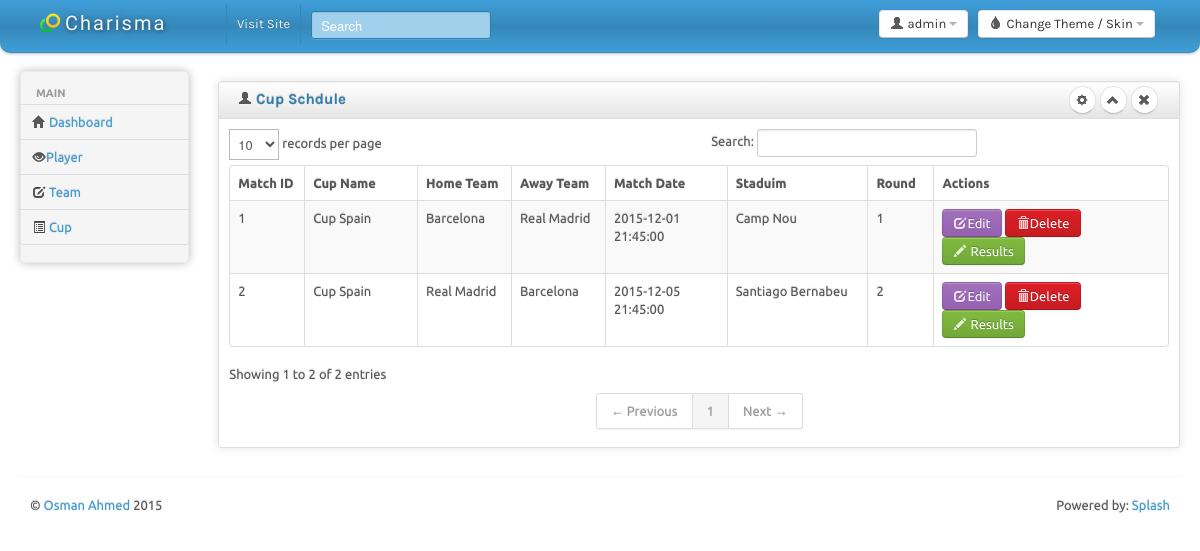
The page /cup/cupschdule.php?ID=1 on the database its author committed.
### tables this page shows
CREATE TABLE IF NOT EXISTS `cup_schdule` (
  `ID` int(10) NOT NULL,
  `CupID` int(5) NOT NULL,
  `Team1ID` int(5) NOT NULL,
  `Team2ID` int(5) NOT NULL,
  `MatchDate` datetime NOT NULL,
  `StaduimID` int(3) NOT NULL,
  `Round` int(2) NOT NULL
);

CREATE TABLE IF NOT EXISTS `cup` (
  `CupID` int(3) NOT NULL,
  `Name` varchar(300) NOT NULL,
  `Start` date NOT NULL,
  `End` date NOT NULL
);

CREATE TABLE IF NOT EXISTS `team` (
  `TeamID` int(5) NOT NULL,
  `Name` varchar(300) NOT NULL,
  `CoachID` int(5) NOT NULL
);

CREATE TABLE IF NOT EXISTS `staduim` (
  `StaduimID` int(3) NOT NULL,
  `Name` varchar(300) NOT NULL
);

### cup/cupschdule.php (the view, shortened to what this page needs)
<?
$CupID = $_GET[ID];
?>
<!DOCTYPE html>
<html lang="en">
<head>
	<link id="bs-css" href="css/bootstrap-cerulean.css" rel="stylesheet">
	<link href="css/bootstrap-responsive.css" rel="stylesheet">
	<link href="css/charisma-app.css" rel="stylesheet">
	<link href="css/jquery-ui-1.8.21.custom.css" rel="stylesheet">
	<link href='css/fullcalendar.css' rel='stylesheet'>
	<link href='css/fullcalendar.print.css' rel='stylesheet'  media='print'>
	<link href='css/chosen.css' rel='stylesheet'>
	<link href='css/uniform.default.css' rel='stylesheet'>
	<link href='css/colorbox.css' rel='stylesheet'>
	<link href='css/jquery.cleditor.css' rel='stylesheet'>
	<link href='css/jquery.noty.css' rel='stylesheet'>
	<link href='css/noty_theme_default.css' rel='stylesheet'>
	<link href='css/elfinder.min.css' rel='stylesheet'>
	<link href='css/elfinder.theme.css' rel='stylesheet'>
	<link href='css/jquery.iphone.toggle.css' rel='stylesheet'>
	<link href='css/opa-icons.css' rel='stylesheet'>
	<link href='css/uploadify.css' rel='stylesheet'>
</head>
<body>
	<div class="navbar">
		<div class="navbar-inner">
			<div class="container-fluid">
				<a class="brand" href="index.html"> <img alt="Charisma Logo" src="img/logo20.png" /> <span>Charisma</span></a>
				<div class="btn-group pull-right theme-container" >
					<a class="btn dropdown-toggle" data-toggle="dropdown" href="#">
						<i class="icon-tint"></i><span class="hidden-phone"> Change Theme / Skin</span>
						<span class="caret"></span>
					</a>
				</div>
				<div class="btn-group pull-right" >
					<a class="btn dropdown-toggle" data-toggle="dropdown" href="#">
						<i class="icon-user"></i><span class="hidden-phone"> admin</span>
						<span class="caret"></span>
					</a>
				</div>
				<div class="top-nav nav-collapse">
					<ul class="nav">
						<li><a href="#">Visit Site</a></li>
						<li>
							<form class="navbar-search pull-left">
								<input placeholder="Search" class="search-query span2" name="query" type="text">
							</form>
						</li>
					</ul>
				</div>
			</div>
		</div>
	</div>
		<div class="container-fluid">
		<div class="row-fluid">
			<div class="span2 main-menu-span">
				<div class="well nav-collapse sidebar-nav">
        		<? require_once "rightmenu.php"; ?>
				</div>
			</div>
                <div id="content" class="span10">
<div class="row-fluid sortable">
<div class="box span12">
<div class="box-header well" data-original-title>
<h2><i class="icon-user"></i> Cup Schdule</h2>
<div class="box-icon">
<a href="AddMatch.php?ID=<? echo $CupID; ?>" class="btn btn-round"><i class="icon-cog"></i></a>
<a href="#" class="btn btn-minimize btn-round"><i class="icon-chevron-up"></i></a>
<a href="#" class="btn btn-close btn-round"><i class="icon-remove"></i></a>
</div>
</div>
<div class="box-content">
<table class="table table-striped table-bordered bootstrap-datatable datatable">
<thead>
<tr>
<th width="8%">Match ID</th>
<th width="12%">Cup Name</th>
<th width="10%">Home Team</th>
<th width="10%">Away Team</th>
<th width="13%">Match Date</th>
<th width="15%">Staduim</th>
<th width="7%">Round</th>
<th width="25%">Actions</th>
</tr>
</thead>
<tbody>
<?
$GetCupSchdule = mysql_query("SELECT cup_schdule.ID AS MatchID,
       cup_schdule.CupID AS CupID,
       cup.Name AS CupName,
       cup_schdule.Team1ID AS Team1ID,
       team.Name AS Team1Name,
       cup_schdule.Team2ID AS Team2ID,
       team_1.Name AS Team2Name,
       cup_schdule.MatchDate AS MatchDate,
       cup_schdule.StaduimID AS StaduimID,
       staduim.Name AS StaduimName,
       cup_schdule.Round AS CupRound
  FROM (((cup_schdule cup_schdule
          INNER JOIN team team_1 ON (cup_schdule.Team2ID = team_1.TeamID))
         INNER JOIN cup cup ON (cup_schdule.CupID = cup.CupID))
        INNER JOIN team team ON (cup_schdule.Team1ID = team.TeamID))
       INNER JOIN staduim staduim
          ON (cup_schdule.StaduimID = staduim.StaduimID)
where cup_schdule.CupID = '$CupID'
ORDER BY MatchDate ASC");
while($GetCupSchduleFetch = mysql_fetch_array($GetCupSchdule)){
?>
    <tr>
    <td><? echo $GetCupSchduleFetch[MatchID]; ?></td>
    <td class="center"><? echo $GetCupSchduleFetch[CupName]; ?></td>
    <td class="center"><? echo $GetCupSchduleFetch[Team1Name]; ?></td>
    <td class="center"><? echo $GetCupSchduleFetch[Team2Name]; ?></td>
    <td class="center"><? echo $GetCupSchduleFetch[MatchDate]; ?></td>
    <td class="center"><? echo $GetCupSchduleFetch[StaduimName]; ?></td>
    <td class="center"><? echo $GetCupSchduleFetch[CupRound]; ?></td>
    <td class="center">
      <a class="btn btn-info" href="MatchEdit.php?ID=<? echo $GetCupSchduleFetch[MatchID]; ?>"><i class="icon-edit icon-white"></i>Edit</a>
      <a class="btn btn-danger" href="MatchDelete.php?ID=<? echo $GetCupSchduleFetch[MatchID]; ?>&CupID=<? echo $CupID; ?>"><i class="icon-trash icon-white"></i>Delete</a>
<a class="btn btn-success" href="Results.php?ID=<? echo $GetCupSchduleFetch[MatchID]; ?>&CupID=<? echo $CupID; ?>"><i class="icon-pencil icon-white"></i> Results</a>
    </td>
    </tr>
<? } ?>
</tbody>
</table>
</div>
</div>
</div>
                </div>
			</div>
		<hr>
		<footer>
			<p class="pull-left">&copy; <a href="#">Osman Ahmed</a> 2015</p>
			<p class="pull-right">Powered by: <a href="#">Splash</a></p>
		</footer>
	</div>
</body>
</html>

### cup/css/charisma-app.css (style rules this page uses)
.box { border: 1px solid #DEDEDE; border-radius:3px; -webkit-border-radius:3px; -moz-border-radius:3px; margin-top: 10px; margin-bottom: 10px ; box-shadow: 0 0 10px rgba(189, 189, 189, 0.4); -webkit-box-shadow: 0 0 10px rgba(189, 189, 189, 0.4); -moz-box-shadow: 0 0 10px rgba(189, 189, 189, 0.4); }
.box-header { border:none; padding-top:5px; border-bottom: 1px solid #DEDEDE; border-radius:3px 3px 0 0; -webkit-border-radius:3px 3px 0 0; -moz-border-radius:3px 3px 0 0; height:12px; min-height:12px; margin-bottom: 0; cursor:move; font-weight:bold; font-size:16px; background: -moz-linear-gradient(top, rgba(255,255,255,0) 0%, rgba(0,0,0,0.1) 100%); background: -webkit-gradient(linear, left top, left bottom, color-stop(0%,rgba(255,255,255,0)), color-stop(100%,rgba(0,0,0,0.1))); background: -webkit-linear-gradient(top, rgba(255,255,255,0) 0%,rgba(0,0,0,0.1) 100%); background: -o-linear-gradient(top, rgba(255,255,255,0) 0%,rgba(0,0,0,0.1) 100%); background: -ms-linear-gradient(top, rgba(255,255,255,0) 0%,rgba(0,0,0,0.1) 100%); background: linear-gradient(to bottom, rgba(255,255,255,0) 0%,rgba(0,0,0,0.1) 100%); filter: progid:DXImageTransform.Microsoft.gradient( startColorstr='#00ffffff', endColorstr='#1a000000',GradientType=0 ); }
.box-header h2 { font-size:15px; width:auto; clear:none; float:left; line-height:25px; white-space: nowrap; }
.box-header h2 > i { margin-top:1px; }
.box-icon { float:right; }
.box-icon a { clear:none; float:left; margin:0 2px; height: 18px; width:5px; margin-top: -1px; }
.box-icon a i { margin-left:-4.5px; }
.box-content { padding:10px; }
.btn-round { border-radius: 40px; -webkit-border-radius: 40px; -moz-border-radius: 40px; font-size:12px; padding-top:4px; }
footer { clear:both; }
footer .pull-right { float:right; margin-right:10px; }
footer .pull-left { float:left; margin-left:10px; }
.sidebar-nav { min-height:0; box-shadow: 0 0 10px #BDBDBD; -webkit-box-shadow: 0 0 10px #BDBDBD; -moz-box-shadow: 0 0 10px #BDBDBD; border-radius: 5px; -webkit-border-radius: 5px; -moz-border-radius: 5px; margin-bottom: 0; padding-bottom:0; }
.brand { font-family: 'Shojumaru', cursive, Arial, serif; letter-spacing:2px; text-shadow:1px 1px 5px rgba(0, 0, 0, 0.5); width:166px; }
.brand img { float:left; height:20px; width:20px; margin-right:5px; }
.brand span { float:left; }
.navbar-search { margin-left:10px; }
.navbar-inner { border-radius:0 0 10px 10px; -webkit-border-radius:0 0 10px 10px; -moz-border-radius:0 0 10px 10px; padding-top:5px; padding-bottom:5px; }
.pull-left { float:left !important; }
.pull-right { float:right !important; }

### cup/cupschdule.php (style rules this page uses)
body { padding-bottom: 40px; }
.sidebar-nav { padding: 9px 0; }

### rows shown on the page
cup_schdule: ID "1", CupID.Name "Cup Spain", Team1ID.Name "Barcelona", Team2ID.Name "Real Madrid", MatchDate "2015-12-01 21:45:00", StaduimID.Name "Camp Nou", Round "1"
cup_schdule: ID "2", CupID.Name "Cup Spain", Team1ID.Name "Real Madrid", Team2ID.Name "Barcelona", MatchDate "2015-12-05 21:45:00", StaduimID.Name "Santiago Bernabeu", Round "2"
